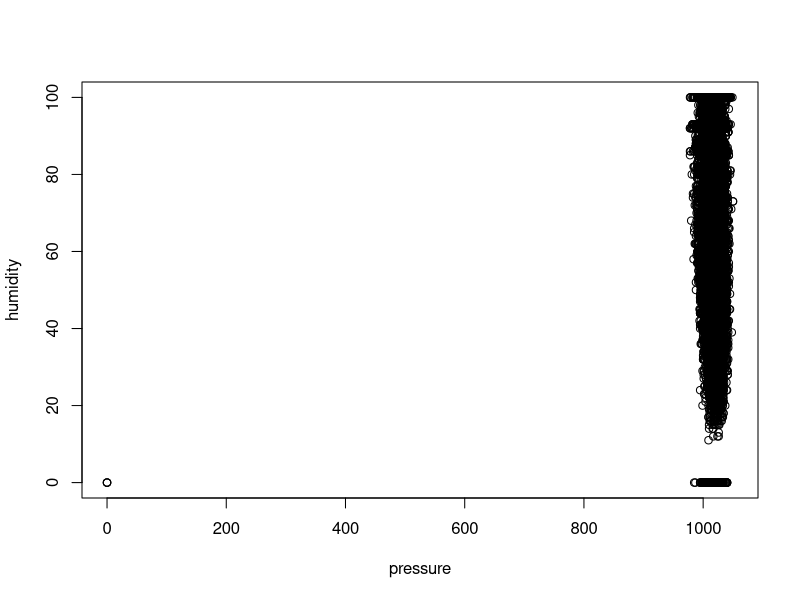
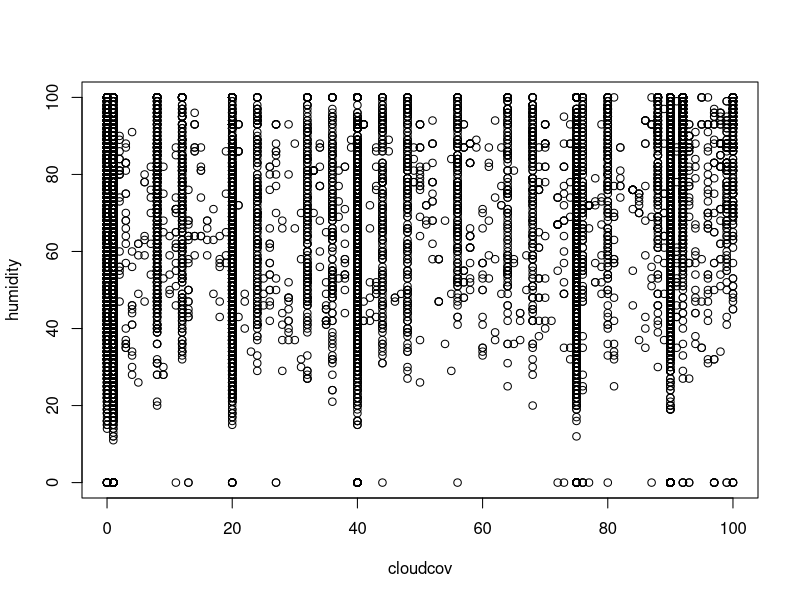

Reproduce these figures in R, in order. (Note: this script raises an error after producing the figures.)
## ---- chunk 1
knitr::opts_chunk$set(echo = TRUE)
## ---- chunk 2
library(ROCR)
library(class)

data.df <- read.csv("fake_data.csv")
set.seed(12345)
data.size <- nrow(data.df)
train.size <- .80
num.test.labels <- data.size*(1-train.size)


data.df$weather <- as.factor(data.df$weather)
levels(data.df$weather) <- c("Cloudy", "Sunny")

normalize.it <- function(vec) {
    y <- (vec - min(vec))/(max(vec) - min(vec))
    y
}
    
weather.lst <- lapply(data.df[ , 3:6], normalize.it)
data.weather.normed <- data.frame(weather.lst)
summary(data.weather.normed)

train.row.nums <- sample(1:data.size, data.size*train.size, replace = FALSE)
train.data <- subset(data.weather.normed[train.row.nums, ])

test.row.nums <- setdiff(1:data.size, train.row.nums)
test.data <- subset(data.weather.normed[test.row.nums, ])

class.labels <- data.df$weather[train.row.nums]
true.labels <- data.df$weather[test.row.nums]

knn.predict <- knn(train.data, test.data, class.labels, k=2)

num.incorrect.labels <- sum(knn.predict != true.labels)
misc.rate <- num.incorrect.labels/num.test.labels
misc.rate

conf.matrix <- table(knn.predict, true.labels)
conf.matrix
## ---- chunk 3
library(ROCR)
library(class)

data.df <- read.csv("cleaned_data.csv")
set.seed(12345)
data.size <- nrow(data.df)
train.size <- .80
num.test.labels <- data.size*(1-train.size)


data.df$weather <- as.factor(data.df$weathertype)
levels(data.df$weathertype) <- c("Clear", "Clouds", "Rain", "Snow", "Thunderstorm")

normalize.it <- function(vec) {
    y <- (vec - min(vec))/(max(vec) - min(vec))
    y
}
    
weather.lst <- lapply(data.df[ , 3:8], normalize.it)
data.weather.normed <- data.frame(weather.lst)
summary(data.weather.normed)

train.row.nums <- sample(1:data.size, data.size*train.size, replace = FALSE)
train.data <- subset(data.weather.normed[train.row.nums, ])

test.row.nums <- setdiff(1:data.size, train.row.nums)
test.data <- subset(data.weather.normed[test.row.nums, ])

class.labels <- data.df$weathertype[train.row.nums]
true.labels <- data.df$weathertype[test.row.nums]

## ---- chunk 4
knn.predict <- knn(train.data, test.data, class.labels, k=5)

num.incorrect.labels <- sum(knn.predict != true.labels)
misc.rate <- num.incorrect.labels/num.test.labels
misc.rate

conf.matrix <- table(knn.predict, true.labels)
conf.matrix
## ---- chunk 5
library(ROCR)
humid.glm <- glm(humidity~pressure, data = data.df)
humid.glm2 <- glm(humidity~pressure+cloudcov, data = data.df)
summary(humid.glm)
summary(humid.glm2)

plot(humidity~pressure, data=data.df)
plot(humidity~cloudcov, data=data.df)

data.size<-nrow(data.df)
train.size<-0.80

set.seed(12345)

train.row.nums<-sample(1:data.size, data.size*train.size, replace=FALSE)
train.data<-subset(data.df[train.row.nums,])

test.row.nums<-setdiff(1:data.size,train.row.nums)
test.data<-subset(data.df[test.row.nums,])

true.labels<-test.data[,1]

mod<-glm(humidity~pressure,data=train.data)
model.predictions<-predict(mod, newdata=test.data[,-1], type="response")

# using model predictions from the previous call to predict
pred<-prediction(model.predictions,true.labels)
# tpr- true positive rate, frp- false positive rate
perf<-performance(pred,'tpr','fpr')

plot(perf,main="ROC")
abline(0,1,lty=3) #Adds the x=y line, representing a random 50-50 prediction

## ---- chunk 6
test.data[2587:2588] <- (test.data[2586]+test.data[2588])/2
fit.weather <- lm(pressure~humidity, data=test.data)
actual.scores <- test.data$pressure
fit.predicted <- predict(fit.weather, test.data.press, interval = "predict")
summary(fit.predicted)


fit2.weather <- lm(temp~., data = data.df)
fit2.weather[3864,] <- (fit.weather[3863,]+fit.weather[3865,])/2
test.data.temp <- test.data[c("temp", "pressure", "windspeed", "winddeg", "cloudcov")]
actual.scores2 <- test.data$temp
fit.predicted2 <- predict(fit2.weather, test.data.temp, interval = "predict")
summary(fit.predicted2)

fit.humid <- lm(humidity~pressure+cloudcov, data = data.df)
test.data.humid <- test.data[c("pressure", "humidity")]
actual.scores.humid <- test.data$humidity
fit.predicted.humid <- predict(fit.humid, test.data.humid, interval = "predict")
summary(fit.humid)
## ---- chunk 7
library(ggplot2)
library(forecast)
#PREDICT TEMPERATURE
weather.vec <- as.vector(data.df$temp)
#remove outlier by averaging point before and after
weather.vec[3864:3865] <- ((weather.vec[3863]+weather.vec[3866])/2)
weather.ts <- ts(weather.vec, frequency = 8760)
plot.ts(weather.ts, main = "Temperature Time Series Graph", ylab = "Temperature in Kelvin")
weather.pred <- HoltWinters(weather.ts, beta = FALSE, gamma = FALSE)
weather.pred2 <- forecast:::forecast.HoltWinters(weather.pred, h=120)
forecast:::plot.forecast(weather.pred2)
hist(residuals(weather.pred2))
## ---- chunk 8
#PREDICT WINDSPEED
wind.vec <- as.vector(data.df$windspeed)
#remove outlier by averaging point before and after
#weather.vec[3864:3865] <- ((weather.vec[3863]+weather.vec[3866])/2)
wind.ts <- ts(wind.vec, frequency = 8760)
plot.ts(wind.ts, main = "Wind Speed Time Series Graph", ylab = "Wind Speed")
wind.pred <- HoltWinters(wind.ts, beta = FALSE, gamma = FALSE)
wind.pred2 <- forecast:::forecast.HoltWinters(wind.pred, h = 120)
forecast:::plot.forecast(wind.pred2)
hist(residuals(wind.pred2))
## ---- chunk 9
#PREDICT AIR PRESSURE
pressure.vec <- as.vector(data.df$pressure)
pressure.vec[1097:1098] <- (pressure.vec[1096]+pressure.vec[1099])/2
pressure.vec[2417:2418] <- (pressure.vec[2416]+pressure.vec[2419])/2
pressure.vec[2587:2588] <- (pressure.vec[2586]+pressure.vec[2589])/2
pressure.ts <- ts(pressure.vec, frequency = 8760)
press.pred <- HoltWinters(pressure.ts, beta = FALSE, gamma = FALSE)
press.pred2 <- forecast:::forecast.HoltWinters(press.pred, h = 120)
forecast:::plot.forecast(press.pred2)
hist(residuals(press.pred2))
## ---- chunk 10
#PREDICT HUMIDITY
humid.vec <- as.vector(data.df$humid)
humid.ts <- ts(humid.vec, frequency = 8760)
humid.pred <- HoltWinters(humid.ts, beta = FALSE, gamma = FALSE)
humid.pred2 <- forecast:::forecast.HoltWinters(humid.pred, h = 120)
forecast:::plot.forecast(humid.pred2)
hist(residuals(humid.pred2))
## ---- chunk 11
